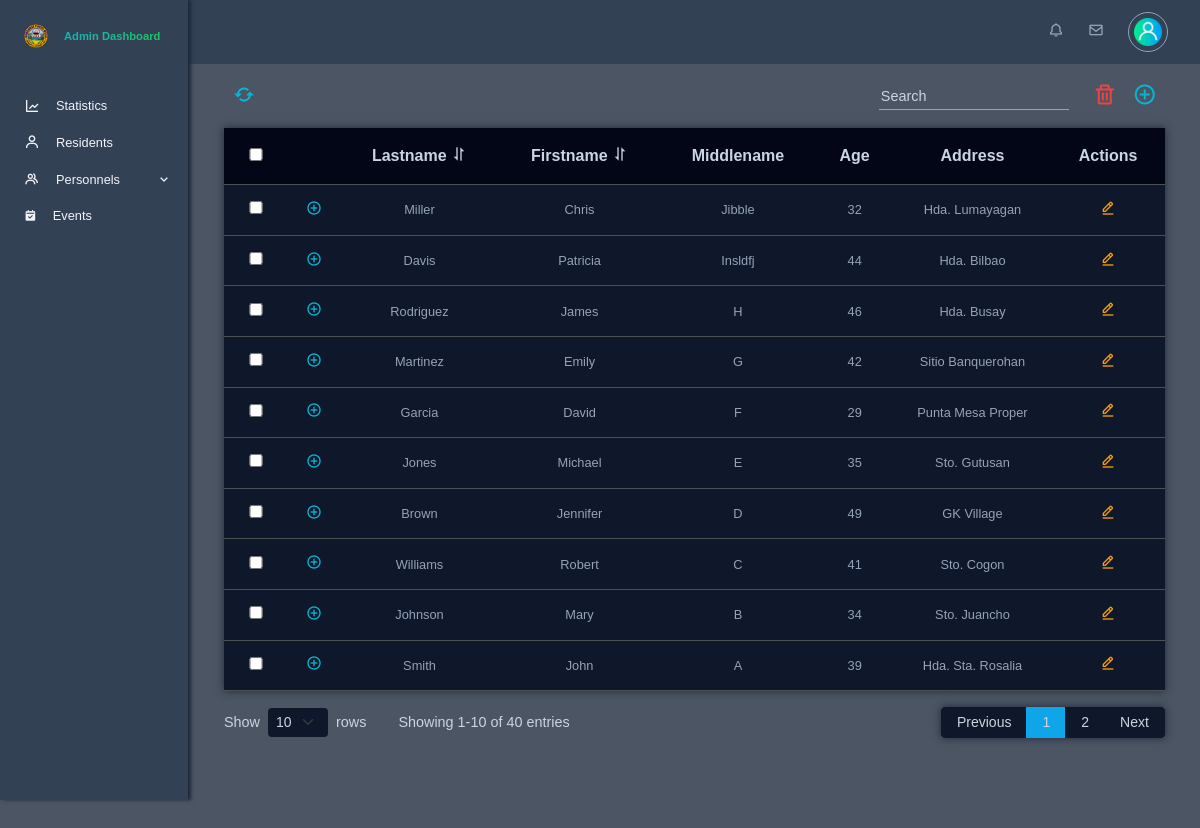
Screenshot of /app/views/admin/residents.php with the database file from the repository.
### tables this page shows
CREATE TABLE `residents` (
  `resident_id` int(10) NOT NULL,
  `account_id` int(10) NOT NULL,
  `personal_info_id` int(10) NOT NULL,
  `isValidResident` tinyint(1) NOT NULL
);

CREATE TABLE `personal_information` (
  `personal_info_id` int(10) NOT NULL,
  `lastname` varchar(255) NOT NULL,
  `firstname` varchar(255) NOT NULL,
  `middlename` varchar(255) NOT NULL,
  `date_of_birth` date DEFAULT NULL,
  `civil_status` enum('Single','Married','Widowed','Legally Separated') DEFAULT NULL,
  `educational_attainment` enum('Elementary Graduate','Elementary Undergraduate','Highschool Graduate','Highschool Undergraduate','College Graduate','College Undergraduate') DEFAULT NULL,
  `occupation` varchar(255) DEFAULT NULL,
  `religion` varchar(100) DEFAULT NULL,
  `citizenship` varchar(100) DEFAULT NULL,
  `address_id` int(10) NOT NULL,
  `sex` enum('male','female') NOT NULL,
  `phone_number` varchar(20) NOT NULL,
  `email` varchar(255) NOT NULL,
  `id_picture` varchar(255) DEFAULT NULL,
  `created_at` datetime NOT NULL DEFAULT current_timestamp(),
  `updated_at` datetime NOT NULL DEFAULT current_timestamp()
);

CREATE TABLE `address` (
  `address_id` int(10) NOT NULL,
  `address_name` varchar(255) NOT NULL,
  `address_type` enum('hda','sitio') NOT NULL
);

### app/models/get_residents.php (called while the page is built)
<?php
function getResidentsData($conn) {
    $sql = "SELECT
                r.resident_id,
                pi.lastname,
                pi.firstname,
                pi.middlename,
                pi.date_of_birth,
                TIMESTAMPDIFF(YEAR, pi.date_of_birth, CURDATE()) AS age,
                pi.civil_status,
                pi.educational_attainment,
                pi.occupation,
                pi.religion,
                pi.citizenship,
                pi.phone_number,
                pi.email,
                pi.sex,
                a.address_name,
                a.address_id,
                a.address_type,
                hi.height_cm,
                hi.weight_kg,
                hi.blood_type,
                hi.blood_pressure,
                hi.cholesterol_level,
                hi.created_at AS health_info_created_at,
                ac.username,
                ac.role,
                ac.password,
                ac.profile_picture,
                ac.isArchived,
                GROUP_CONCAT(DISTINCT mc.condition_name ORDER BY mc.condition_name ASC SEPARATOR ', ') AS medical_conditions
            FROM
                residents r
            JOIN
                personal_information pi ON r.personal_info_id = pi.personal_info_id
            JOIN
                address a ON pi.address_id = a.address_id
            LEFT JOIN
                health_information hi ON r.resident_id = hi.resident_id
            JOIN
                accounts ac ON r.account_id = ac.account_id
            LEFT JOIN
                residents_medical_condition rmc ON r.resident_id = rmc.resident_id
            LEFT JOIN
                medical_conditions mc ON rmc.medical_conditions_id = mc.medical_conditions_id
            WHERE
                ac.isArchived = 0
            GROUP BY
                r.resident_id
            ORDER BY
                r.resident_id DESC";
    $result = mysqli_query($conn, $sql);
    $residents_data = [];
    if (mysqli_num_rows($result) > 0) {
        while ($row = mysqli_fetch_assoc($result)) {
            $residents_data[] = $row;
        }
    }
    return $residents_data;
}
$residents_data = getResidentsData($conn);
?>

### app/views/admin/residents.php (the view, shortened to what this page needs)
<?php
require './config/db_config.php';
require './app/models/get_residents.php';
$user = getCurrentUser($conn);
?>
<!DOCTYPE html>
<html lang="en">
<head>
    <?php require './app/views/globals/head.php'; ?>
    <link rel="stylesheet" href="./public/css/admin.css">
</head>
<body id="body-pd">
    <?php require 'partials/top_navigation.php'; ?>
    <?php require 'partials/sidebar.php'; ?>
    <div class="height-100 main-content">
        <div class="toolbar">
            <div class="left-toolbar">
                <button class="spinner"><i class='bx bx-refresh'></i></button>
            </div>
            <div class="right-toolbar">
                <input type="search" placeholder="Search" class="search">
                <button><i class='bx bx-trash'></i></button>
                <button data-bs-toggle="modal" data-bs-target="#addResidentModal"><i class='bx bx-plus-circle'></i></button>
            </div>
        </div>
        <table class="table table-dark text-center">
            <thead class="sticky-top bg-dark">
                <tr>
                    <th><input type="checkbox" id="select-all"></th>
                    <th></th>
                    <th class="sortable" data-column="lastname" data-order="desc">
                        Lastname <i class='bx bx-sort'></i>
                    </th>
                    <th class="sortable" data-column="firstname" data-order="desc">
                        Firstname <i class='bx bx-sort'></i>
                    </th>
                    <th>Middlename</th>
                    <th>Age</th>
                    <th>Address</th>
                    <th>Actions</th>
                </tr>
            </thead>
            <tbody id="resident-table-body">
                <?php foreach ($residents_data as $index => $resident): ?>
                    <tr class="main-row" data-resident-id="<?php echo $resident['resident_id']; ?>">
                        <td><input type="checkbox" class="row-checkbox"></td>
                        <td>
                            <button class="toggle-btn" data-bs-toggle="collapse" aria-expanded="true" aria-controls="collapse" data-bs-target="#collapseRow<?php echo $index; ?>">
                                <i class='bx bx-plus-circle'></i>
                            </button>
                        </td>
                        <td><?php echo htmlspecialchars($resident['lastname']); ?></td>
                        <td><?php echo htmlspecialchars($resident['firstname']); ?></td>
                        <td><?php echo htmlspecialchars($resident['middlename']); ?></td>
                        <td><?php echo htmlspecialchars($resident['age']); ?></td>
                        <td><?php echo htmlspecialchars($resident['address_name']); ?></td>
                        <td>
                            <button class="btn btn-edit" data-bs-toggle="modal" data-bs-target="#editResidentPersonalModal<?php echo $index; ?>">
                                <i class='bx bx-edit-alt'></i>
                            </button>
                        </td>
                    </tr>
                <?php endforeach; ?>
            </tbody>
        </table>
        <div class="pagination-details d-flex justify-content-between align-items-center">
            <div class="d-flex align-items-center rows-page">
                <label for="rows-per-page" class="me-2">Show</label>
                <select id="rows-per-page" class="form-select form-select-sm me-2" style="width: auto;">
                    <option value="10">10</option>
                </select>
                <label>rows</label>
                <div id="row-description" class="row-description">
            </div>
            </div>
            <nav>
                <ul class="pagination pagination-sm mb-0">
                </ul>
            </nav>
        </div>
    </div>
</body>
</html>

### app/views/globals/head.php (shortened to what this page needs)
<link href="https://cdn.jsdelivr.net/npm/bootstrap@5.3.3/dist/css/bootstrap.min.css" rel="stylesheet">
<link rel="stylesheet" href="https://cdnjs.cloudflare.com/ajax/libs/font-awesome/6.0.0-beta3/css/all.min.css">
<link rel="stylesheet" href="https://cdn.jsdelivr.net/npm/boxicons@latest/css/boxicons.min.css">
<link rel="stylesheet" href="https://cdn.jsdelivr.net/npm/bootstrap-icons@1.11.3/font/bootstrap-icons.css">
<link rel="stylesheet" href="https://cdn.jsdelivr.net/npm/fullcalendar@5.10.1/main.min.css" />

### app/views/admin/partials/top_navigation.php (shortened to what this page needs)
<header class="header" id="header">
    <div class="header_toggle">
    </div>
    <div class="avatar-menu">
        <div class="header_notifications">
            <i class='bx bx-bell nav_icon'></i>
        </div>
        <div class="header_messages">
            <i class='bx bx-envelope nav_icon'></i>
        </div>
        <div class="header_img">
            <img src="<?php echo isset($user['profile_picture']) ? $user['profile_picture'] : '/bhcmis/storage/uploads/avatar-default.png'; ?>"
                alt="Avatar"
                id="avatar"
                data-bs-toggle="popover"
                data-bs-trigger="focus"
                data-bs-html="true"
                data-bs-content="<ul class='list-group'>
                                    <li class='list-group-item'>
                                        <a href='#'><i class='bx bx-user'></i> Profile</a>
                                    </li>
                                    <li class='list-group-item'>
                                        <a href='#'><i class='bx bx-cog'></i> Settings</a>
                                    </li>
                                    <li class='list-group-item'>
                                        <a href='#' class='logout-text' id='logout-link'><i class='bx bx-log-out'></i> Logout</a>
                                    </li>
                                </ul>"
                tabindex="0">
        </div>
    </div>
</header>

### app/views/admin/partials/sidebar.php (shortened to what this page needs)
<div class="l-navbar show" id="nav-bar">
    <nav class="nav">
        <div>
            <a href="/bhcmis/admin" class="nav_logo gradient-text">
                <img src="./public/images/punta_mesa_logo.png" alt="Logo" class="admin-logo">
                <span class="nav_logo-name">Admin Dashboard</span>
            </a>
            <div class="nav_list">
                <?php
                $current_page = $_SERVER['REQUEST_URI'];
                ?>
                <a href="/bhcmis/admin" class="nav_link <?= preg_match('/^\/bhcmis\/admin$/', $current_page) ? 'active' : '' ?>">
                    <i class='bx bx-line-chart nav_icon'></i>
                    <span class="nav_name">Statistics</span>
                </a>
                <a href="/bhcmis/admin-residents" class="nav_link <?= strpos($current_page, '/admin-residents') !== false ? 'active' : '' ?>">
                    <i class='bx bx-user nav_icon'></i>
                    <span class="nav_name">Residents</span>
                </a>
                <div class="nav-item">
                    <a class="nav_link collapsible-link <?= (strpos($current_page, '/admin/personnels') !== false || strpos($current_page, '/admin-midwife') !== false || strpos($current_page, '/admin-bhws') !== false) ? 'active' : '' ?>"
                       href="#collapseSubLinks"
                       data-bs-toggle="collapse"
                       aria-expanded="<?= (strpos($current_page, '/admin/personnels') !== false || strpos($current_page, '/admin-midwife') !== false || strpos($current_page, '/admin-bhws') !== false) ? 'true' : 'false' ?>"
                       aria-controls="collapseSubLinks"
                       style="display: flex; align-items: center;">
                        <i class='bx bx-group nav_icon'></i>
                        <span class="nav_name">Personnels</span>
                        <i class='bx bx-chevron-down nav_icon ms-auto'></i>
                    </a>
                </div>
                <a href="/bhcmis/admin-events" class="nav_link <?= strpos($current_page, '/admin-events') !== false ? 'active' : '' ?>">
                    <i class='bx bxs-calendar-check'></i>
                    <span class="nav_name">Events</span>
                </a>
            </div>
        </div>
    </nav>
</div>

### rows the page displays
residents: personal_info.lastname "Miller", personal_info.firstname "Chris", personal_info.middlename "Jibble", age "32", address.address_name "Hda. Lumayagan"
residents: personal_info.lastname "Davis", personal_info.firstname "Patricia", personal_info.middlename "Insldfj", age "44", address.address_name "Hda. Bilbao"
residents: personal_info.lastname "Rodriguez", personal_info.firstname "James", personal_info.middlename "H", age "46", address.address_name "Hda. Busay"
residents: personal_info.lastname "Martinez", personal_info.firstname "Emily", personal_info.middlename "G", age "42", address.address_name "Sitio Banquerohan"
residents: personal_info.lastname "Garcia", personal_info.firstname "David", personal_info.middlename "F", age "29", address.address_name "Punta Mesa Proper"
residents: personal_info.lastname "Jones", personal_info.firstname "Michael", personal_info.middlename "E", age "35", address.address_name "Sto. Gutusan"
residents: personal_info.lastname "Brown", personal_info.firstname "Jennifer", personal_info.middlename "D", age "49", address.address_name "GK Village"
residents: personal_info.lastname "Williams", personal_info.firstname "Robert", personal_info.middlename "C", age "41", address.address_name "Sto. Cogon"
residents: personal_info.lastname "Johnson", personal_info.firstname "Mary", personal_info.middlename "B", age "34", address.address_name "Sto. Juancho"
residents: personal_info.lastname "Smith", personal_info.firstname "John", personal_info.middlename "A", age "39", address.address_name "Hda. Sta. Rosalia"
